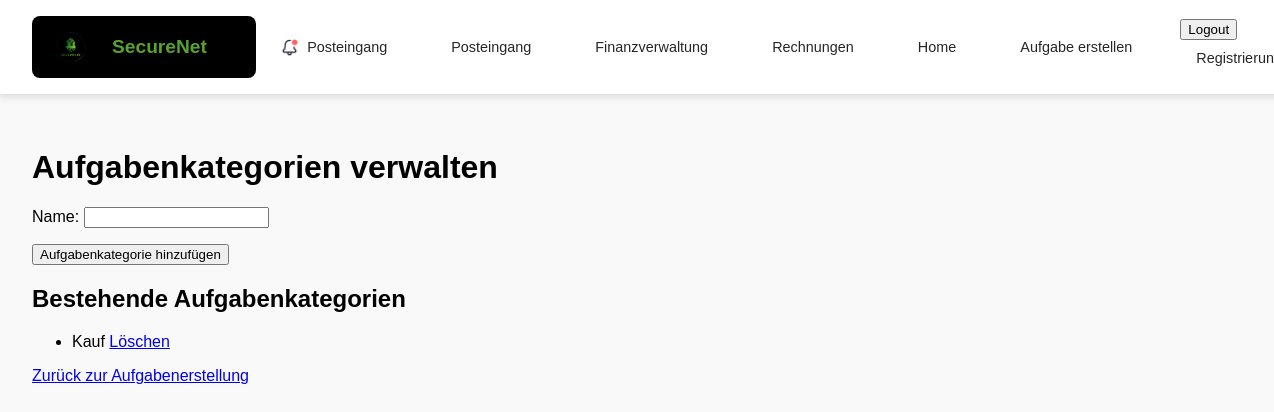
Page /posts/aufgabenkategorie_verwalten/ (signed in) on the earlier database version.
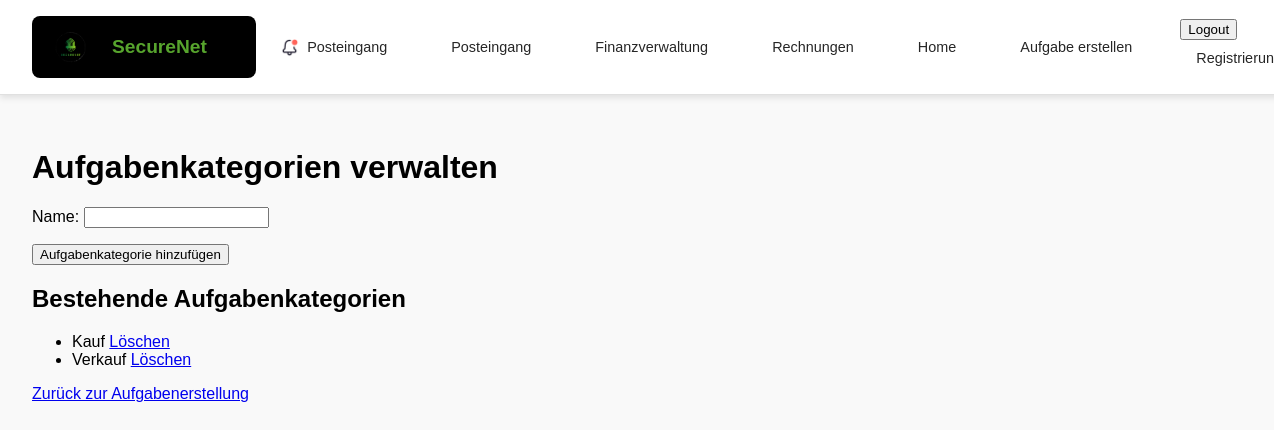
Same page on the later database version.
### posts/models.py (models this page shows, shortened)
class Aufgabenkategorie(models.Model):
    name = models.CharField(max_length=100, unique=True)

### posts/views.py (the view)
    def _wrapped_view_func(request, *args, **kwargs):
        if request.user.is_authenticated and request.user.role == 'teacher':
            return view_func(request, *args, **kwargs)
        else:
            return HttpResponse(f'Fehlende Berechtigung <br><a href="{reverse("index")}">Zurück zur Startseite</a>')

### posts/forms.py
class AufgabenkategorieForm(forms.ModelForm):
    class Meta:
        model = Aufgabenkategorie
        fields = ['name']

### posts/views.py (called while the page is built)
def lehrkraft_required(view_func):
    def _wrapped_view_func(request, *args, **kwargs):
        if request.user.is_authenticated and request.user.role == 'teacher':
            return view_func(request, *args, **kwargs)
        else:
            return HttpResponse(f'Fehlende Berechtigung <br><a href="{reverse("index")}">Zurück zur Startseite</a>')
    return _wrapped_view_func

@lehrkraft_required
def aufgabenkategorie_verwalten(request):
    if request.method == 'POST':
        form = AufgabenkategorieForm(request.POST)
        if form.is_valid():
            form.save()
            return redirect('posts:aufgabenkategorie_verwalten')
    else:
        form = AufgabenkategorieForm()
    aufgabenkategorien = Aufgabenkategorie.objects.all()
    return render(request, 'posts/neue_kategorie.html', {
        'form': form,
        'aufgabenkategorien': aufgabenkategorien
    })

### posts/templates/posts/neue_kategorie.html (shortened to what this page needs)
{% extends 'master_layout.html' %}
{% load static %}
{% block content %}
<h1>Aufgabenkategorien verwalten</h1>
<form method="post">
    {{ form.as_p }}
    <button type="submit">Aufgabenkategorie hinzufügen</button>
</form>
<h2>Bestehende Aufgabenkategorien</h2>
<ul>
    {% for aufgabenkategorie in aufgabenkategorien %}
        <li>
            {{ aufgabenkategorie.name }}
            <a href="{% url 'posts:aufgabenkategorie_loeschen' aufgabenkategorie.id %}" class="btn btn-danger">Löschen</a>
        </li>
    {% empty %}
        <li>Keine Aufgabenkategorien vorhanden.</li>
    {% endfor %}
</ul>
<a href="{% url 'posts:aufgabe_erstellen' %}" class="btn btn-secondary">Zurück zur Aufgabenerstellung</a>
{% endblock %}

### templates/master_layout.html (shortened to what this page needs)
{% load static %}
<!DOCTYPE html>
<html lang="en">
<head>
    <link rel="stylesheet" href="{% static 'css/master_layout.css' %}">
</head>
<body>
    <div class="page-container">
        <header class="header-container">
            <div class="logo-container">
                <img src="/media/securenet-logo.png"
                     alt="SecureNet Logo"
                     class="securenet-logo">
                <span class="logo-text">SecureNet</span>
            </div>
            <nav class="navigation-bar">
                <div class="nav-element">
                    <img src="/media/notification-alert-svgrepo-com.png"
                         alt="Notifications"
                         class="nav-icon">
                    <span>Posteingang</span>
                </div>
                    <a href="#" class="nav-element">Posteingang</a>
                    <a href="#" class="nav-element">Finanzverwaltung</a>
                    <a href="{% url 'posts:rechnung' %}" class="nav-element">Rechnungen</a>
                    <a href="{% url 'frontpage' %}" class="nav-element">Home</a>
                    <a href="{% url 'posts:aufgabe_erstellen' %}" class="nav-element">Aufgabe erstellen</a>
                    {% if user.is_authenticated %}
                    <form class="logout" action="{%url 'users:logout' %}" method = "post">
                        <button class="logout-button" title="User Logout">Logout</button>
                        <a class = "nav-element" href="{% url 'users:register' %}">Registrierung</a>
                    </form>
                    {% else %}
                        <a class = "nav-element" href="{% url 'users:login' %}">Login</a>
                    {% endif %}
            </nav>
        </header>
    </div>
    <div class="content-container">
        {% block content %}{% endblock %}
    </div>
</body>
</html>

### static/css/master_layout.css (style rules this page uses)
body { margin: 0; padding: 0; font-family: Arial, sans-serif; background-color: #f9f9f9; }
.page-container { width: 100%; background: #FFFFFF; display: flex; flex-direction: column; align-items: flex-start; }
.content-container { flex-grow: 1; padding: 2rem; width: 100%; box-sizing: border-box; }
.header-container { width: 100%; display: flex; flex-direction: row; align-items: center; background: #FFFFFF; border-bottom: 0.1rem solid #E0E0E0; box-shadow: 0rem 0.2rem 0.4rem rgba(0, 0, 0, 0.1); padding: 1rem 2rem; justify-content: space-between; }
.logo-container { display: flex; align-items: center; background: #000000; color: #FFFFFF; padding: 0.8rem 1rem; border-radius: 0.5rem; gap: 1rem; width: 12rem; }
.securenet-logo { width: 3rem; height: auto; }
.logo-text { font-size: 1.2rem; font-weight: bold; color: #57a42d; }
.navigation-bar { display: flex; justify-content: space-around; align-items: center; gap: 1rem; flex-grow: 1; }
.nav-element { display: flex; align-items: center; gap: 0.5rem; color: #262626; font-size: 0.9rem; text-decoration: none; padding: 0.6rem 1rem; border-radius: 0.5rem; background: #FFFFFF; transition: background-color 0.3s ease, transform 0.2s ease; }
.nav-icon { width: 1.2rem; height: 1.2rem; }

Differences in the rows shown:
added Aufgabenkategorie: name "Verkauf"
